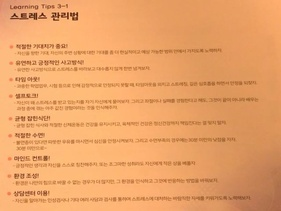
//> input picture adaptive_1.jpg, 281 x 211 px, shrunk from 640 x 480 before the run, given in place of lena.png, which was not available
$ ./assignment3_21900079   (built with g++ and OpenCV 4)
//> lines starting //> are read from the running program, lines starting //| are printed output that depends on the picture; after the words box and inside, x2 and y2 are one past the last pixel; in counts of white or black regions, pixels touching at a corner belong together; pictures that were not available may be replaced by others from this repository, and a replacement may not be noted
#include "opencv2/opencv.hpp"
#include <iostream>

using namespace cv;
using namespace std;

int main(){

    ///////////////Average filtering//////////////
    Mat lena_origin = imread("lena.png");
//> lena_origin is the input picture: 211 rows x 281 cols, CV_8UC3; mean B, G, R 104.3, 163.3, 234.6
    Mat lena_image = lena_origin.clone();

    int width = lena_image.size().width; //cols
//> width = 281
    int height = lena_image.size().height; //rows
//> height = 211

    Rect rect(0,0,width/2,height); //왼쪽 블러처리
//> rect = Rect(0, 0, 140, 211)
    Mat output(lena_image, rect);
    blur(output, output, Size(7,7));
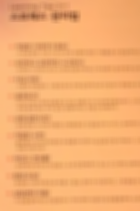
//> output: 211 rows x 140 cols, CV_8UC3; mean B, G, R 112.9, 173.5, 243.5

    imshow("lena",lena_origin);
    imshow("lena_filtered",lena_image);

  ///////////////////////////sharping///////////////
   Mat image = imread("moon.jpg");
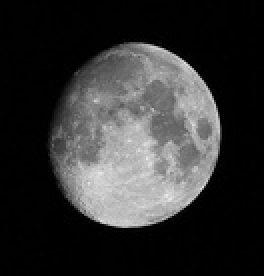
//> input picture moon.jpg, 132 x 138 px, shrunk from 300 x 314 before the run (shown 2 times larger)
//> image is the input picture: 138 rows x 132 cols, CV_8UC3; min 0, max 235, mean 49.9
   Mat poly_roi1;
   Mat poly_mask = Mat::zeros(image.size(),image.type());
   Point poly1[1][4];
   poly1[0][0] = Point(0,0);
   poly1[0][1] = Point(image.size().width/2,0);
   poly1[0][2] = Point(image.size().width/2,image.size().height);
   poly1[0][3] = Point(0,image.size().height);

   const Point * ppt1[1] = {poly1[0]};
   int npt1[]={4};
   fillPoly(poly_mask,ppt1,npt1,1,Scalar(255,255,255),8);
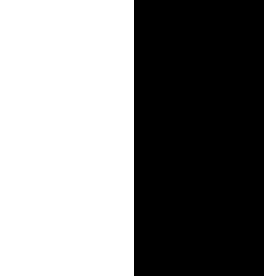
//> poly_mask: 138 rows x 132 cols, CV_8UC3 (shown 2 times larger); 50.8% white; 1 black region, box (x1, y1, x2, y2) and area: (67, 0, 132, 138) 8970
    //왼쪽자르기

    image.copyTo(poly_roi1,poly_mask);

   Mat laplacian,convert,sharpening;
   //filtering
   Laplacian(image,laplacian,CV_16S);//이차미분
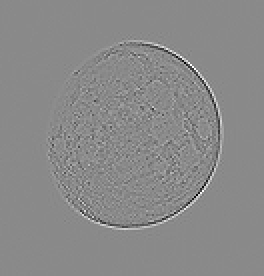
//> laplacian: 138 rows x 132 cols, CV_16SC3 (shown 2 times larger); min -340, max 289, mean 0; drawn with min black and max white
   convertScaleAbs(laplacian,convert);
   sharpening = convert + image; //원본더해주기

   Mat poly_roi2,dst;
   Mat poly_mask2 = Mat::zeros(sharpening.size(),sharpening.type());
   Point poly2[1][4];
   poly2[0][0] = Point(sharpening.size().width/2+1,0);
   poly2[0][1] = Point(sharpening.size().width,0);
   poly2[0][2] = Point(sharpening.size().width,sharpening.size().height);
   poly2[0][3] = Point(sharpening.size().width/2+1,sharpening.size().height);

   const Point * ppt2[1] = {poly2[0]};
   int npt2[]={4};
   fillPoly(poly_mask2,ppt2,npt2,1,Scalar(255,255,255),0);
    //오른쪽자르기
   sharpening.copyTo(poly_roi2,poly_mask2);
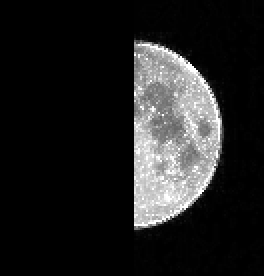
//> poly_roi2: 138 rows x 132 cols, CV_8UC3 (shown 2 times larger); min 0, max 255, mean 33.2

   add(poly_roi1,poly_roi2,dst); //이미지 합치기

   imshow("moon",image);
   imshow("moon_filtered",dst);

  /////////////////////medianBlur////////////////////
  Mat salt_image = imread("saltnpepper.png");
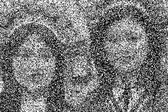
//> input picture saltnpepper.png, 168 x 112 px, shrunk from 384 x 256 before the run
//> salt_image is the input picture: 112 rows x 168 cols, CV_8UC3; min 0, max 255, mean 120.1
  Mat salt_filterd;
  medianBlur(salt_image,salt_filterd,9);
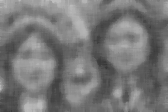
//> salt_filterd: 112 rows x 168 cols, CV_8UC3; min 55, max 190, mean 119.5

  imshow("saltnpepper",salt_image);
  imshow("saltnpepper_filterd",salt_filterd);
  waitKey(0);

}
